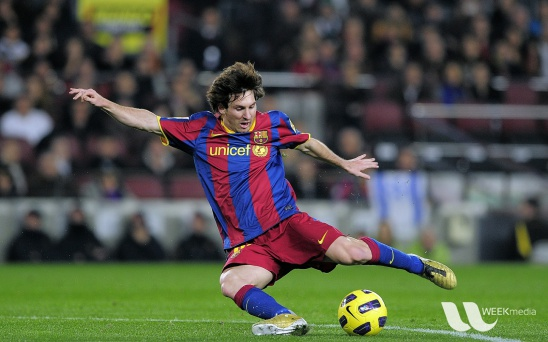
#> input picture Machine Learning/NIELIT/Day12/messi.jpg, 548 x 342 px
$ python Q7.py
#> lines starting #> are read from the running program, lines starting #| are printed output that depends on the picture; after the words box and inside, x2 and y2 are one past the last pixel; in counts of white or black regions, pixels touching at a corner belong together
import numpy as np
import cv2 as cv


img = cv.imread('messi.jpg',0)
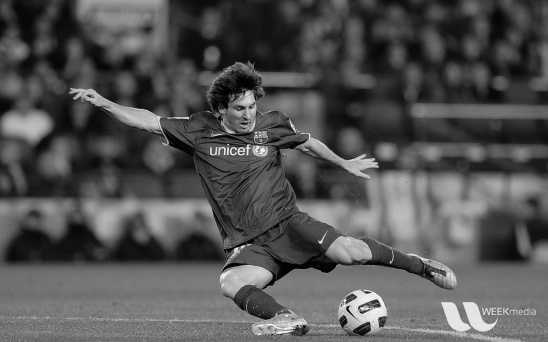
#> img: shape (342, 548); min 0, max 253, mean 83.3

edges = cv.Canny(img,100,200)
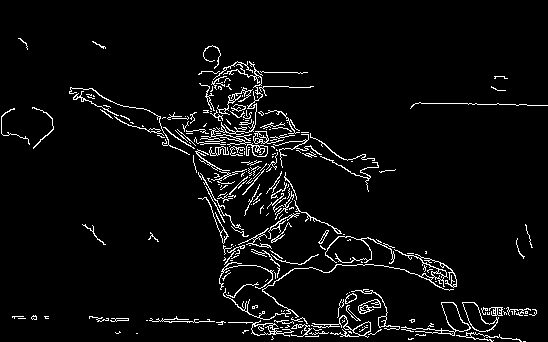
#> edges: shape (342, 548); 4.7% white in thin lines or dots, all inside (x1, y1, x2, y2) = (1, 38, 548, 342)

img1 = np.hstack((img,edges))
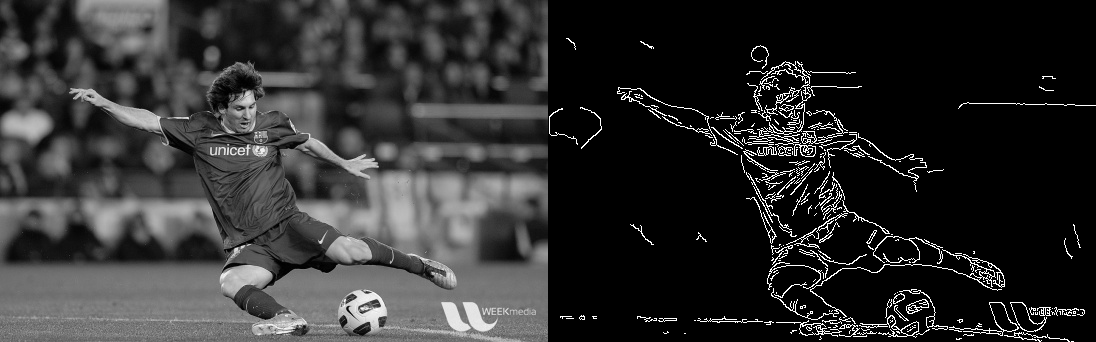
#> img1: shape (342, 1096); min 0, max 255, mean 47.6

cv.imshow('name',img1)
cv.waitKey(0)
